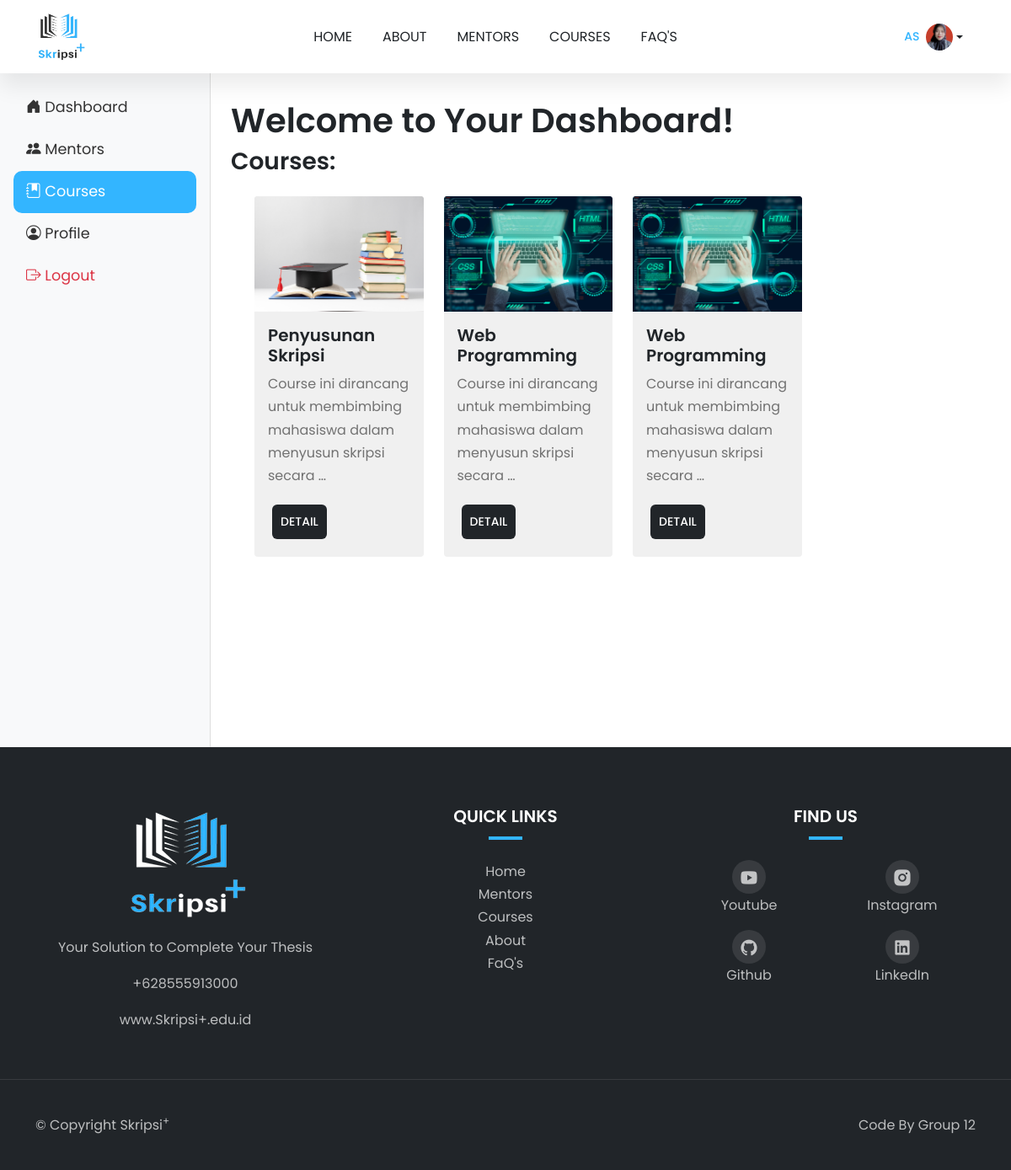
The page /dashboard-courses/ (signed in) on the database its author committed.
### public_app/models.py (models this page shows, shortened)
class Profile(models.Model):
    user = models.OneToOneField(User, on_delete=models.CASCADE)
    phone = models.CharField(max_length=15, blank=True, null=True)
    domicile = models.CharField(max_length=100, blank=True, null=True)
    photo = models.ImageField(upload_to='profile_photos/', blank=True, null=True)

class Purchase(models.Model):
    user = models.ForeignKey(settings.AUTH_USER_MODEL, on_delete=models.CASCADE)
    mentor = models.ForeignKey(Mentor, on_delete=models.SET_NULL, null=True, blank=True)
    course = models.ForeignKey(Course, on_delete=models.SET_NULL, null=True, blank=True)
    purchased_at = models.DateTimeField(auto_now_add=True)

class Course(models.Model):
    title = models.CharField(max_length=200)
    description = models.TextField()
    price = models.DecimalField(max_digits=10, decimal_places=3)
    image = models.ImageField(upload_to='courses')
    syllabus = models.JSONField(null=True, blank=True)  # Jika memakai JSON untuk syllabus
    students_enrolled = models.PositiveIntegerField(default=0)
    rating = models.DecimalField(max_digits=2, decimal_places=1, default=5.0)
    learning_type = models.CharField(max_length=50, default="Online - Self Learning")

### public_app/views.py (the view)
# urls.py: path('dashboard-courses/', views.dashboard_courses, name='dashboard_courses'),
@login_required(login_url='account_login')
def dashboard_courses(request):
    purchases = Purchase.objects.filter(user=request.user)
    return render(request, 'dashboard-courses.html', {'purchases': purchases})

### public_app/templates/dashboard-courses.html (shortened to what this page needs)
{% extends 'layouts/base.html' %} {% block content %}
<div class="d-flex">
  {% include 'components/sidebar.html' %}
  <main class="flex-grow-1 mt-2">
    <div class="content-dashboard p-4">
      <h1>Welcome to Your Dashboard!</h1>
      <h3>Courses:</h3>
      <div class="row ms-lg-3 mb-3">
        {% for purchase in purchases %} {% if purchase.course %}
        <div class="col-lg-3 col-md-6 mt-3">
          <div class="card h-100" style="width: 100%">
            <div class="image-zoom">
              <div class="image-zoom-wrapper">
                <img
                  src="{{ purchase.course.image.url }}"
                  class="card-img-top"
                  alt="{{ purchase.course.title }}"
                />
              </div>
            </div>
            <div class="card-body d-flex flex-column">
              <h5 class="card-title">{{ purchase.course.title }}</h5>
              <p class="card-text flex-grow-1">
                {{ purchase.course.description|truncatewords:10 }}
              </p>
              <div
                class="mt-auto d-flex justify-content-between align-items-center"
              >
                <a
                  href="{% url 'course_bought' purchase.course.pk %}"
                  class="btn btn-brand"
                  >Detail</a
                >
              </div>
            </div>
          </div>
        </div>
        {% endif %} {% endfor %}
      </div>
    </div>
  </main>
</div>
{% endblock content %}

### public_app/templates/components/navbar.html (shortened to what this page needs)
{% load static %}
<nav class="navbar navbar-expand-lg bg-white sticky-top">
  <div class="container">
    <a class="navbar-brand" href="/">
      <img
        class="logo"
        src="{% static 'img/Light-removebg-preview.png'%}"
        alt="logo-Skripsi+"
      />
    </a>
    <div class="collapse navbar-collapse" id="Nav">
      <ul class="navbar-nav m-auto">
        <li class="nav-item">
          <a
            class="nav-link {% if request.resolver_match.url_name == 'home' %}active{% endif %}"
            href="{% url 'home' %}"
            >Home</a
          >
        </li>
        <li class="nav-item">
          <a
            class="nav-link {% if request.resolver_match.url_name == 'about' %}active{% endif %}"
            href="{% url 'about' %}"
            >About</a
          >
        </li>
        <li class="nav-item">
          <a
            class="nav-link {% if request.resolver_match.url_name == 'mentors' %}active{% endif %}"
            href="{% url 'mentors' %}"
            >Mentors</a
          >
        </li>
        <li class="nav-item">
          <a
            class="nav-link {% if request.resolver_match.url_name == 'course' %}active{% endif %}"
            href="{% url 'course' %}"
            >Courses</a
          >
        </li>
        <li class="nav-item">
          <a
            class="nav-link {% if request.resolver_match.url_name == 'faq' %}active{% endif %}"
            href="{% url 'faq' %}"
            >FaQ's</a
          >
        </li>
      </ul>
      {% if user.is_authenticated %}
      <div class="dropdown d-none d-lg-block">
        <button
          class="d-flex align-items-center text-decoration-none dropdown-toggle user-icon btn btn-outline-secondary"
          id="dropdownUser"
          data-bs-toggle="dropdown"
          aria-expanded="false"
          style="color: #212529; background: none; border-radius: 50px; border-width: 3px;">
          <span class="me-2">{{ user.username }}</span>
          {% if user.profile.photo %}
            <img src="{{ user.profile.photo.url }}" alt="User Photo" class="rounded-circle" style="width: 32px; height: 32px; object-fit: cover;">
          {% else %}
            <img src="{% static 'img/profil.png'%}" alt="User Photo" class="rounded-circle" style="width: 32px; height: 32px; object-fit: cover;">
          {% endif %}
        </button>
      </div>
      {% endif %}
    </div>
  </div>
</nav>

### static/css/style.css (style rules this page uses)
:root { --c-dark: #212529; --c-brand: #33b5ff; --c-brand-rgb: 51, 181, 255; --c-white-rgb: 255, 255, 255; --c-dark-rgb: 33, 37, 41; --c-body: #727272; --box-shadow: 0px 15px 25px rgba(0, 0, 0, 0.08); --transition: all 0.5s ease; --font-base: "Poppins-Variable", sans-serif; }
* { padding: 0; margin: 0; box-sizing: border-box; font-family: var(--font-base); }
body { line-height: 1.7 !important; color: var(--c-body) !important; font-size: 16px !important; }
h1,h2,h3,h4,h5,h6, .h1,.h2,.h3,.h4,.h5,.h6 { font-weight: 600 !important; color: var(--c-dark); }
a { text-decoration: none !important; }
span { color: var(--c-brand); }
.image-zoom { position: relative; overflow: hidden; }
.image-zoom-wrapper { overflow: hidden; position: relative; }
.image-zoom-wrapper img { transition: var(--transition); }
.btn { font-weight: 500; font-size: 14px; text-transform: uppercase; border-radius: 6px !important; padding: 10px 24px; }
.btn-brand { background-color: var(--c-dark) !important; border-color: var(--c-dark); color: #ffffff !important; }
.navbar { box-shadow: var(--box-shadow); }
.navbar-nav .nav-link { font-weight: 400 !important; color: var(--c-dark); text-transform: uppercase; margin: 10px; padding: 10px; text-decoration: none; font-size: 16px; }
.logo { width: 60px; }
.btn { padding: 10px; margin: 5px; background-color: none; border: none; }
.card { border: none !important; background-color: #F0F0F0 !important; flex: 1 1 300px; display: flex; flex-direction: column; justify-content: space-between; height: 100%; font-size: 16px !important; }
.card-body { flex-grow: 1; display: flex; flex-direction: column; justify-content: flex-start; }

### rows shown on the page
Purchase: course.image (picture), course "Penyusunan Skripsi", course.description "Course ini dirancang untuk membimbing mahasiswa dalam menyusun skripsi secara …"
Purchase: course.image (picture), course "Web Programming", course.description "Course ini dirancang untuk membimbing mahasiswa dalam menyusun skripsi secara …"
Purchase: course.image (picture), course "Web Programming", course.description "Course ini dirancang untuk membimbing mahasiswa dalam menyusun skripsi secara …"

### other values the page prints
{{ user.username }} "AS"
